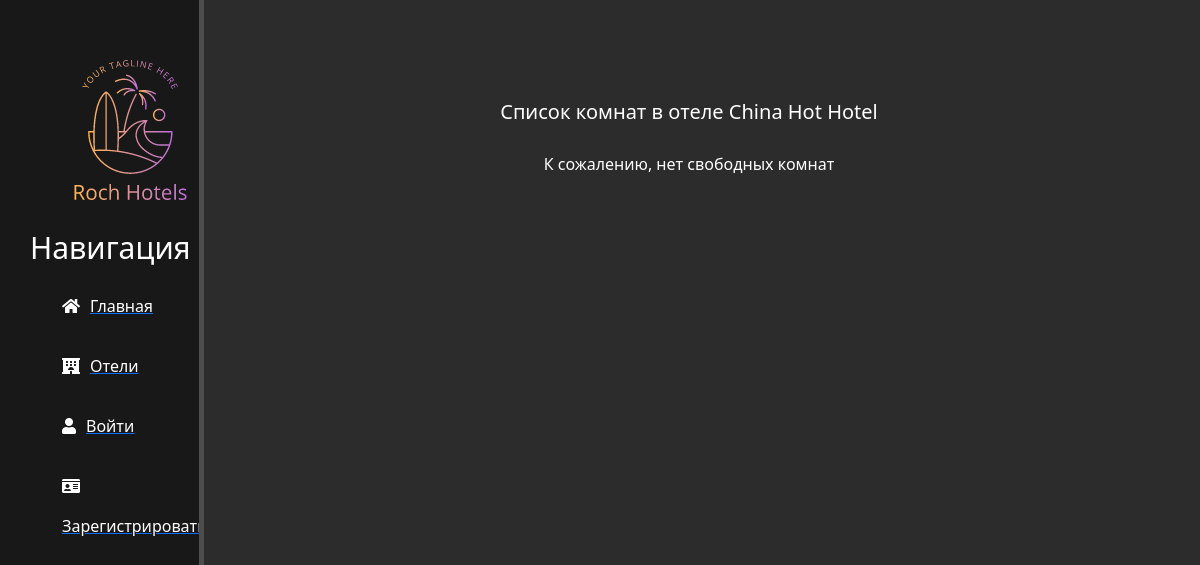
The app's page /hotels/3/rooms/, older data.
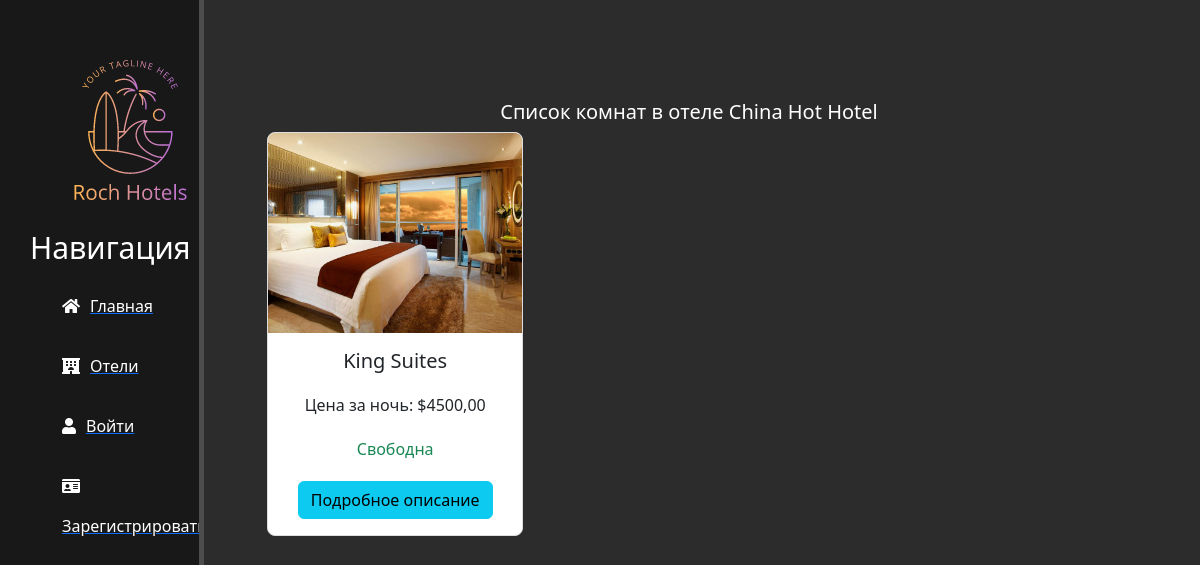
The same page, newer data.
### main/models.py (models this page shows, shortened)
class Room(models.Model):
    ROOM_TYPES = [
        ('Standart', 'Standart'),
        ('Bedroom', 'Bedroom'),
        ('Superior', 'Superior'),
        ('Studio', 'Studio'),
        ('Family Room', 'Family Room'),
        ('Family Studio', 'Family Studio'),
        ('Suite', 'Suite'),
        ('Junior Suite', 'Junior Suite'),
        ('De Luxe', 'De Luxe'),
        ('Executive Suite', 'Executive Suite'),
        ('Business Room', 'Business Room'),
        ('Connected Room', 'Connected Room'),
        ('Duplex', 'Duplex'),
        ('Apartment', 'Apartment'),
        ('King Suites', 'King Suites'),
        ('President Suites', 'President Suites'),
    ]
    hotel = models.ForeignKey(Hotel, on_delete=models.CASCADE)
    room_type = models.CharField(max_length=20, choices=ROOM_TYPES)
    description = models.TextField()
    beds_counter = models.PositiveSmallIntegerField()
    number_room = models.PositiveSmallIntegerField()
    level = models.PositiveSmallIntegerField()
    photos = models.ImageField(upload_to='room_images/', blank=False, null=False)
    price_per_night = models.DecimalField(max_digits=10, decimal_places=2)
    available = models.BooleanField(default=True)
    created_at = models.DateTimeField(auto_now_add=True)
    updated_at = models.DateTimeField(auto_now=True)
    deleted_at = models.DateTimeField(null=True, blank=True)
    deleted = models.BooleanField(default=False)

### main/views.py (the view)
# urls.py: path('hotels/<int:pk>/rooms/', views.RoomListView.as_view(), name='room-list'),
class RoomListView(ListView):
    model = Room
    template_name = 'main/room_list.html'
    context_object_name = 'rooms'
    def get_queryset(self):
        hotel_id = self.kwargs['pk']
        hotel = Hotel.objects.get(pk=hotel_id)
        return Room.objects.filter(hotel=hotel, available=True)
    def get_context_data(self, **kwargs):
        context = super().get_context_data(**kwargs)
        hotel_id = self.kwargs['pk']
        context['hotel'] = Hotel.objects.get(pk=hotel_id)
        return context

### main/templates/main/room_list.html (shortened to what this page needs)
{% extends 'main/layout.html' %}
{% block content %}
    <div class="features">
        <h1>Список комнат в отеле {{ hotel.name }}</h1>
        <div class="row">
            {% if rooms %}
                {% for room in rooms %}
                    <div class="col-md-4 mb-4">
                        <div class="card">
                            <img src="{{ room.photos.url }}" class="card-img-top" alt="{{ room.room_type }}">
                            <div class="card-body">
                                <h5 class="card-title">{{ room.room_type }}</h5>
                                <p class="card-text">Цена за ночь: ${{ room.price_per_night }}</p>
                                {% if room.available %}
                                    <p class="text-success">Свободна</p>
                                {% else %}
                                    <p class="text-danger">Занята</p>
                                {% endif %}
                                <a href="{% url 'room-detail' pk=room.hotel.pk room_id=room.pk %}" class="btn btn-info">Подробное описание</a>
                            </div>
                        </div>
                    </div>
                {% endfor %}
            {% else %}
                <p>К сожалению, нет свободных комнат</p>
            {% endif %}
        </div>
    </div>
{% endblock %}

Row changes from the older to the newer data that the page shows:
added Room: photos (picture), room_type "King Suites", price_per_night "4500,00", available "Свободна"
Text that changed along with them:
text no longer shown: "К сожалению, нет свободных комнат"
